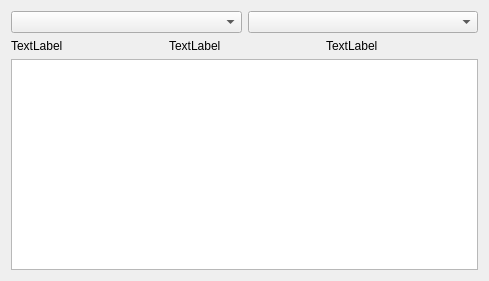
<?xml version="1.0" encoding="UTF-8"?>
<ui version="4.0">
 <class>ScoreStatWidget</class>
 <widget class="QWidget" name="ScoreStatWidget">
  <property name="geometry">
   <rect>
    <x>0</x>
    <y>0</y>
    <width>489</width>
    <height>281</height>
   </rect>
  </property>
  <property name="windowTitle">
   <string>Form</string>
  </property>
  <layout class="QVBoxLayout" name="verticalLayout">
   <item>
    <layout class="QHBoxLayout" name="horizontalLayout_2">
     <item>
      <widget class="QComboBox" name="cbxClass"/>
     </item>
     <item>
      <widget class="QComboBox" name="cbxCourse"/>
     </item>
    </layout>
   </item>
   <item>
    <layout class="QHBoxLayout" name="horizontalLayout">
     <item>
      <widget class="QLabel" name="labAvg">
       <property name="text">
        <string>TextLabel</string>
       </property>
      </widget>
     </item>
     <item>
      <widget class="QLabel" name="labMax">
       <property name="text">
        <string>TextLabel</string>
       </property>
      </widget>
     </item>
     <item>
      <widget class="QLabel" name="labMin">
       <property name="text">
        <string>TextLabel</string>
       </property>
      </widget>
     </item>
    </layout>
   </item>
   <item>
    <widget class="QTableView" name="tableView"/>
   </item>
  </layout>
 </widget>
 <resources/>
 <connections/>
</ui>
